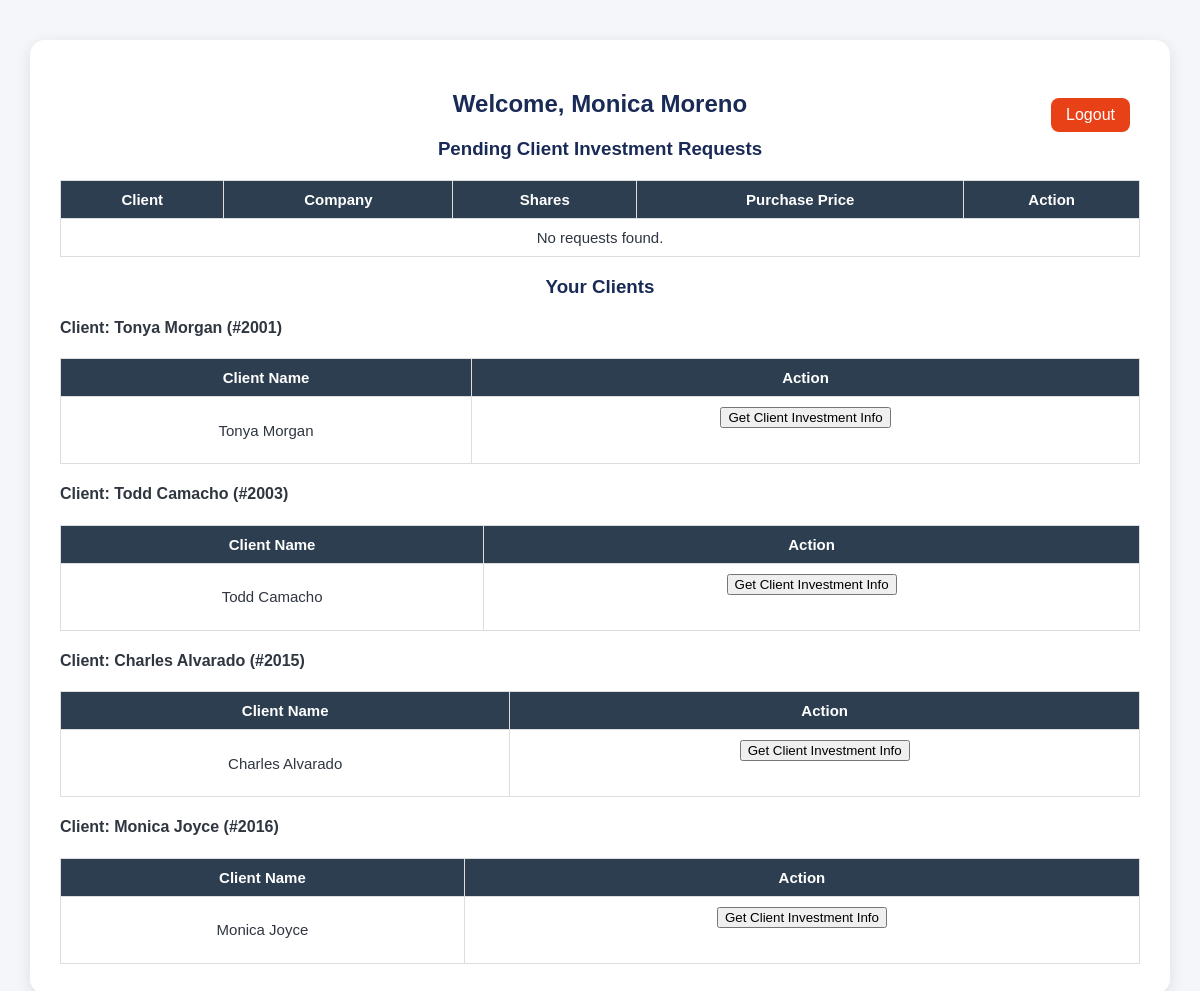
The app's page /employee_dashboard (signed in) with its own data.
### models.py (models this page shows)
class Employee(Base):
    __tablename__ = "employees"
    employee_id = Column(Integer, primary_key=True, index=True)
    first_name = Column(String)
    last_name = Column(String)
    date_of_birth = Column(Date)
    gender = Column(String)
    work_email = Column(String, unique=True)
    password_hash = Column(String)
    phone_number = Column(String)
    address = Column(String)
    start_date = Column(Date)
    job_title = Column(String)
    base_salary = Column(Float)
    commission_rate = Column(Float)
    license_number = Column(String)
    license_expiry_date = Column(Date)
    manager_id = Column(Integer, ForeignKey("employees.employee_id"), nullable=True)  # Managers can be null
    clients = relationship("Client", back_populates="advisor")
    investments = relationship("Investment", back_populates="advisor")

class Client(Base):
    __tablename__ = "clients"
    client_id = Column(Integer, primary_key=True, index=True)
    first_name = Column(String)
    last_name = Column(String)
    ssn = Column(String, unique=True)
    date_of_birth = Column(Date)
    gender = Column(String)
    marital_status = Column(String)
    email = Column(String, unique=True)
    password_hash = Column(String)
    phone_number = Column(String)
    address = Column(String)
    employment_status = Column(String)
    annual_income = Column(Float)
    risk_tolerance = Column(String)
    advisor_id = Column(Integer, ForeignKey("employees.employee_id"))
    advisor = relationship("Employee", back_populates="clients")
    investments = relationship("Investment", back_populates="client")
    requests = relationship("InvestmentRequest", back_populates="client")

### app.py (the view)
@app.route("/employee_dashboard")
def employee_dashboard():
    if session.get("user_type") != "employee":
        return redirect(url_for("login"))
    db = SessionLocal()
    employee = db.query(Employee).get(session["user_id"])
    if not employee:
        return "Employee not found", 404
    requests = db.query(InvestmentRequest).filter(
        InvestmentRequest.advisor_id == employee.employee_id
    ).all()
    verified_client_id = session.get("verified_client_id")
    clients_list = []
    emp_clients = db.query(Client).filter(Client.advisor_id == employee.employee_id).all()
    for clients in emp_clients:
        if verified_client_id == clients.client_id:
            investments = db.query(Investment).filter(Investment.client_id == clients.client_id).all()
            for inv in investments:
                inv.company = db.query(Company).get(inv.company_id)
            c_investments = investments
        else:
            c_investments = []
        clients_list.append({"client": clients, "investments": c_investments})
    client_requests = db.query(InvestmentRequest).filter(
        InvestmentRequest.advisor_id == employee.employee_id
    ).order_by(InvestmentRequest.created_at.desc()).all()
    for req in client_requests:
        req.client = db.query(Client).get(req.client_id)
        req.company = db.query(Company).get(req.company_id)
    return render_template(
        "employee_dashboard.html",
        employee=employee,
        clients=clients_list,
        client_requests=client_requests
    )

### templates/employee_dashboard.html (shortened to what this page needs)
<!DOCTYPE html>
<html lang="en">
<head>
    <link rel="stylesheet" href="{{ url_for('static', filename='style.css') }}">
</head>
<body>
<div class="container">
    <h2>Welcome, {{ employee.first_name }} {{ employee.last_name }}</h2>
    <a href="{{ url_for('logout') }}" class="logout-btn">Logout</a>
    <h3>Pending Client Investment Requests</h3>
<table>
    <thead>
        <tr>
            <th>Client</th>
            <th>Company</th>
            <th>Shares</th>
            <th>Purchase Price</th>
            <th>Action</th>
        </tr>
    </thead>
    <tbody>
        {% for req in client_requests %}
        <tr>
            <td>{{ req.client.first_name }} {{ req.client.last_name }}</td>
            <td>{{ req.company.company_name if req.company else "N/A" }}</td>
            <td>{{ req.shares }}</td>
            <td>${{ "%.2f"|format(req.purchase_price_per_share) if req.purchase_price_per_share else "N/A" }}</td>
            <td>{{ req.status }}</td>
            <td>{{ req.created_at.strftime("%Y-%m-%d %H:%M") }}</td>
            <td>
                {% if req.status == "Pending" %}
                <form method="post" action="{{ url_for('approve_request', request_id=req.request_id) }}" style="display:inline">
                    <button type="submit">Approve</button>
                </form>
                <form method="post" action="{{ url_for('deny_request', request_id=req.request_id) }}" style="display:inline">
                    <button type="submit">Reject</button>
                </form>
                {% else %}
                    -
                {% endif %}
            </td>
        </tr>
        {% else %}
        <tr>
            <td colspan="7">No requests found.</td>
        </tr>
        {% endfor %}
    </tbody>
</table>
    <h3>Your Clients</h3>
    {% for client_group in clients %}
        <div class="client-block">
            <h4>Client: {{ client_group['client'].first_name }} {{ client_group['client'].last_name }} (#{{ client_group['client'].client_id }})</h4>
            <table>
                <thead>
                    <tr>
                        <th>Client Name</th>
                        <th>Action</th>
                    </tr>
                </thead>
                <tbody>
                    <tr>
                        <td>{{ client_group['client'].first_name }} {{ client_group['client'].last_name }}</td>
                        <td>
                            {% if session.get('verified_client_id') == client_group['client'].client_id %}
                                <em>Verified — Investments Shown Below</em>
                            {% else %}
                                <form method="post" action="{{ url_for('request_client_info', client_id=client_group['client'].client_id) }}">
                                    <button type="submit">Get Client Investment Info</button>
                                </form>
                            {% endif %}
                        </td>
                    </tr>
                </tbody>
            </table>
        </div>
    {% else %}
        <p>No clients found.</p>
    {% endfor %}
</div>
</body>
</html>

### static/style.css (style rules this page uses)
body { font-family: Arial, sans-serif; background-color: #f5f6fa; color: #2f3640; margin: 0; padding: 0; }
.container { width: 90%; max-width: 1100px; margin: 40px auto; background-color: #fff; padding: 30px; border-radius: 15px; box-shadow: 0 4px 15px rgba(0,0,0,0.1); }
h2, h3 { color: #192a56; text-align: center; margin-bottom: 20px; }
form { text-align: center; margin-bottom: 25px; }
table { width: 100%; border-collapse: collapse; margin-top: 15px; font-size: 15px; }
thead { background-color: #2c3e50; color: #fff; }
th, td { border: 1px solid #ddd; padding: 10px 12px; text-align: center; }
a { display: inline-block; padding: 10px 15px; background-color: #273c75; color: white; text-decoration: none; border-radius: 5px; }
.logout-btn { float: right; background-color: #e84118; color: white; padding: 8px 15px; border-radius: 8px; text-decoration: none; margin-top: -40px; margin-right: 10px; }

### records on screen
Employee: first_name "Monica", last_name "Moreno"
Client: client.first_name "Tonya", client.last_name "Morgan", client.client_id "2001", client.first_name "Tonya", client.last_name "Morgan"
Client: client.first_name "Todd", client.last_name "Camacho", client.client_id "2003", client.first_name "Todd", client.last_name "Camacho"
Client: client.first_name "Charles", client.last_name "Alvarado", client.client_id "2015", client.first_name "Charles", client.last_name "Alvarado"
Client: client.first_name "Monica", client.last_name "Joyce", client.client_id "2016", client.first_name "Monica", client.last_name "Joyce"
